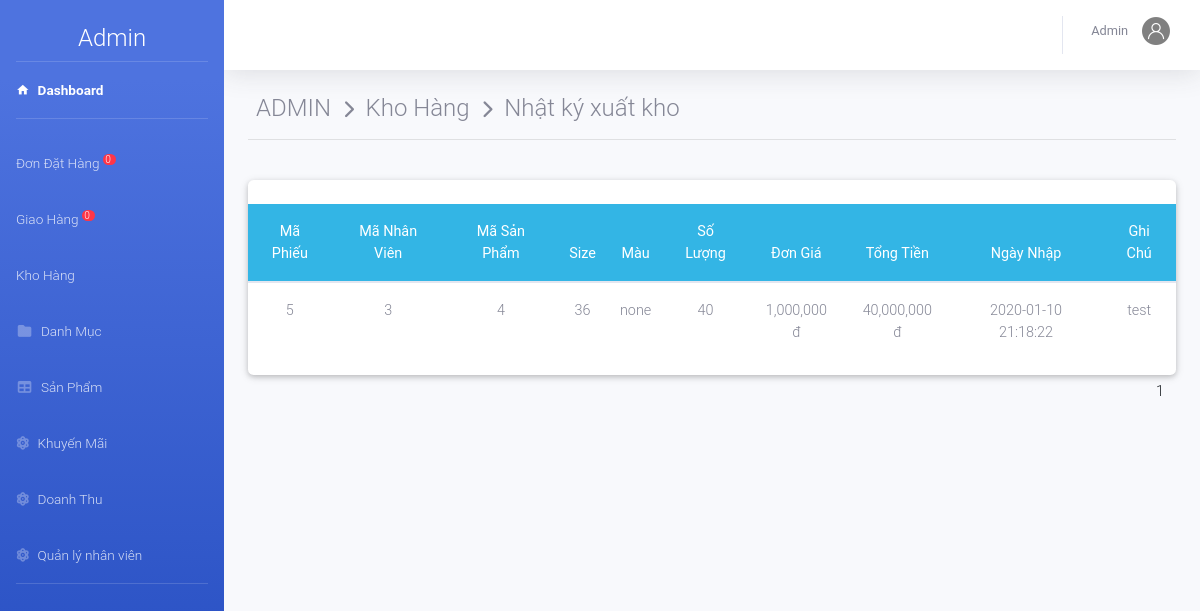
The page /admin/index.php?action=kho&view=nhatkyx (signed in) on the database its author committed.
### tables this page shows
CREATE TABLE `phieuxuat` (
  `MaPX` int(11) NOT NULL,
  `MaNV` int(11) NOT NULL,
  `MaSP` int(11) NOT NULL,
  `Mau` varchar(100) NOT NULL,
  `Size` varchar(50) NOT NULL,
  `SoLuong` int(11) NOT NULL,
  `DonGia` decimal(10,0) NOT NULL,
  `TongTien` decimal(10,0) NOT NULL,
  `Note` varchar(500) NOT NULL,
  `NgayXuat` datetime NOT NULL DEFAULT current_timestamp()
);

### admin/kho/nhapkyxuat.php (the view, shortened to what this page needs)
<?php
    if(isset($_GET['trang'])){
        $trang=$_GET['trang'];
    }
    else{ $trang=1;}
    $from =($trang-1)*30;
	$sql="select * from phieuxuat Order by NgayXuat DESC limit $from,20";
	$rs=mysqli_query($conn,$sql);
?>
<div class="container-fluid">
    <div class="page-header">
        <h4 class="page-title">
             ADMIN &#160;<i class="fas fa-chevron-right" style="font-size: 18px"></i>&#160; Kho Hàng &#160;<i
                class="fas fa-chevron-right" style="font-size: 18px"></i>&#160; Nhật ký xuất kho
        </h4>
    </div>
    <hr><br>
    <div class="row">
        <div class="col-md-12 grid-margin stretch-card">
            <div class="card">
                <br>
                <table class="table table-hover  text-center ">
                    <thead class="badge-info">
                        <tr>
                            <th>Mã Phiếu</th>
                            <th>Mã Nhân Viên</th>
                            <th>Mã Sản Phẩm</th>
                            <th>Size</th>
                            <th>Màu</th>
                            <th>Số Lượng</th>
                            <th>Đơn Giá</th>
                            <th>Tổng Tiền</th>
                            <th>Ngày Nhập</th>
                            <th>Ghi Chú</th>
                        </tr>
                    </thead>
                    <tbody>
                        <?php
				 	while ($row=mysqli_fetch_array($rs)) { ?>
                        <tr>
                            <td><?php echo $row['MaPX']; ?></td>
                            <td><?php echo $row['MaNV']; ?></td>
                            <td><?php echo $row['MaSP']; ?></td>
                            <td><?php echo $row['Size']; ?></td>
                            <td><?php echo $row['Mau']; ?></td>
                            <td><?php echo $row['SoLuong']; ?></td>
                            <td><?php echo number_format($row['DonGia']).' đ'; ?></td>
                            <td><?php echo number_format($row['TongTien']).' đ'; ?></td>
                            <td><?php echo $row['NgayXuat']; ?></td>
                            <td><?php echo $row['Note']; ?></td>
                        </tr>
                        <?php	} ?>
                    </tbody>
                </table>
            </div>
        </div>
    </div>
    <div class="row m-auto">
        <?php
					$ds_spn1b="select * from phieuxuat Order by NgayXuat DESC";
		            $query_dssp2=mysqli_query($conn,$ds_spn1b);
		            $sosp=mysqli_num_rows($query_dssp2);
		            $sotrang = ceil($sosp/30); ?>
        <ul class="pagination justify-content-center">
            <?php for($x=1;$x<=$sotrang;$x++){ ?>
            <li class="page-item">
                <a class="page-link "
                    href="index.php?action=kho&view=nhatkyx&trang=<?php echo $x ?>"><?php echo $x ;?></a>
            </li>
            <?php
						      } ?>
        </ul>
    </div>
</div>

### rows shown on the page
phieuxuat: MaPX "5", MaNV "3", MaSP "4", Size "36", Mau "none", SoLuong "40", DonGia "1,000,000", TongTien "40,000,000", NgayXuat "2020-01-10 21:18:22", Note "test"

### other values the page prints
$dem "0"
$nv['TenNV'] "Admin"
